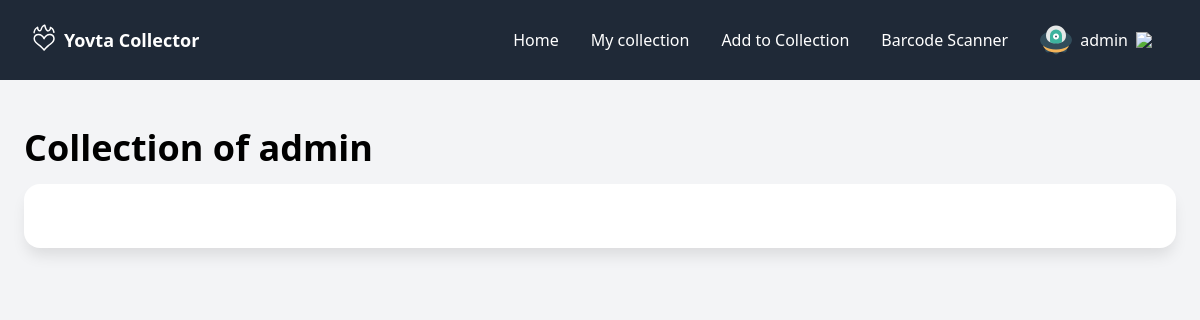
Page /collection/list (signed in) on the earlier database version.
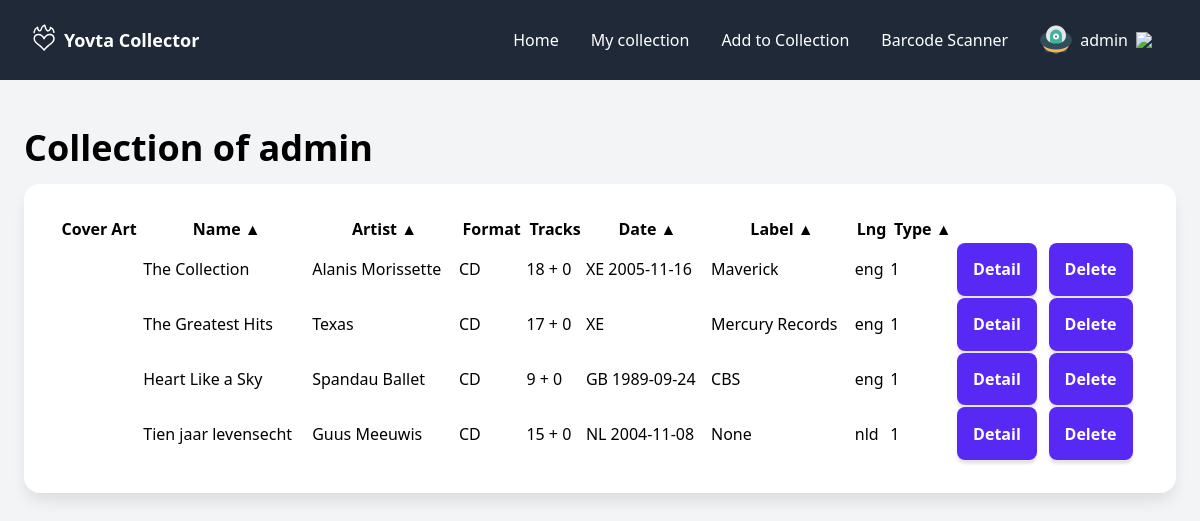
Same page on the later database version.
### a_collections/models.py (models this page shows, shortened)
class Collection(models.Model):
    class Condition(models.IntegerChoices):
        ORIGINAL = 1
        COPY = 2
        WANT = 3
        MAYBE = 4
    id = models.UUIDField(
        primary_key=True, default=uuid.uuid4, editable=False, max_length=100
    )
    user = models.ForeignKey(
        settings.AUTH_USER_MODEL,
        on_delete=models.CASCADE,
        null=True,
        related_name="collections",
    )
    release = models.ForeignKey(Release, on_delete=models.SET_NULL, null=True)
    condition  = models.IntegerField(choices=Condition.choices, default=1)
    date_added = models.DateField(null=True, blank=True)
    description = models.TextField()
    purchase_date = models.DateField(null=True, blank=True)
    purchase_price = models.DecimalField(max_digits=8, decimal_places=2, null=True, blank=True)
    def __str__(self):
        return f"{self.id} | {self.user} | {self.condition} | {self.release.name} | {self.release.artist.name}"

class Release(models.Model):
    class Type(models.IntegerChoices):
        CD = 1
        SACD = 2
        DVD = 3
        BLUE_RAY = 4
        CD_SINGLE = 5
        OTHER = 6
    id = models.UUIDField(
        primary_key=True, default=uuid.uuid4, editable=False, max_length=100
    )
    musicbrainz_id = models.CharField(unique=True, blank=True, null=True, max_length=255)
    name = models.CharField(max_length=255)
    type  = models.IntegerField(choices=Type.choices, default=1)
    catalog_number = models.CharField(max_length=20, null=True, blank=True)
    barcode = models.CharField(max_length=20, null=True, blank=True)
    language = models.CharField(max_length=20, null=True, blank=True)
    status = models.CharField(max_length=20, null=True, blank=True)
    date = models.CharField(max_length=20, null=True, blank=True)
    format = models.CharField(max_length=20, null=True, blank=True)
    cd_tracks = models.IntegerField()
    dvd_tracks = models.IntegerField()
    record_label = models.ForeignKey(Record_Label, on_delete=models.SET_NULL, null=True, blank=True, related_name="record_labels")
    release_year = models.IntegerField(null=True, blank=True)
    artist = models.ForeignKey(Artist, on_delete=models.SET_NULL, null=True, related_name="artists")

class Artist(models.Model):
    id = models.UUIDField(
        primary_key=True, default=uuid.uuid4, editable=False, max_length=100
    )
    musicbrainz_id = models.CharField(unique=True, blank=True, null=True, max_length=255)
    name = models.CharField(max_length=255)
    type = models.CharField(max_length=10)
    ext_score = models.IntegerField(null=True)
    created = models.DateTimeField(auto_now_add=True)
    def __str__(self):
        return self.name

class Record_Label(models.Model):
    id = models.UUIDField(
        primary_key=True, default=uuid.uuid4, editable=False, max_length=100
    )
    name = models.CharField(max_length=255)
    musicbrainz_id = models.CharField(unique=True, blank=True, null=True, max_length=255)
    def __str__(self):
        return self.name

### a_collections/views.py (the view)
# urls.py: path('collection/list', collection_list_view, name='collection-list'),
@login_required
def collection_list_view(request, tag=None):
    user=request.user
    results = Collection.objects.filter(user=user)
    sort_param = request.GET.get('sort')
    if sort_param == 'name':
        results = results.order_by('release__name')
    elif sort_param == 'artist':
        results = results.order_by('release__artist__name')
    elif sort_param == 'date':
        results = results.order_by('release__date')
    elif sort_param == 'label':
        results = results.order_by('release__record_label__name')
    elif sort_param == 'type':
        results = results.order_by('release__type')
    print(f"Collection of user {user}")
    print(f"{results}")
    context = {
        'results' : results,
    }
    return render(request, "a_collections/collection_list.html", context)

### a_users/models.py (called while the page is built)
    @property
    def avatar(self):
        try:
            avatar = self.image.url
        except:
            avatar = static('images/avatar_default.svg')
        return avatar

    @property
    def name(self):
        if self.realname:
            name = self.realname
            print(f"realname: {name}")
        else:
            name = self.user.username
        return name

### templates/a_collections/collection_list.html (shortened to what this page needs)
{% extends 'layouts/d.html' %}
{% load static %}
{% block content %}
<h1>Collection of {{request.user}}</h1>
<div class="card !p-8">
    {% if results %}
    <table>
        <thead>
          <tr>
            <th>Cover Art</th>
            <th>Name <a href="?sort=name">▲</a></th>
            <th>Artist <a href="?sort=artist">▲</a></th>
            <th>Format</th>
            <th>Tracks</th>
            <th>Date <a href="?sort=date">▲</a></th>
            <th>Label <a href="?sort=label">▲</a></th>
            <th>Lng</th>
            <th>Type <a href="?sort=type">▲</a></th>
          </tr>
        </thead>
        <tbody>
          {% for result in results %}
          <tr>
            <td>
            </td>
            <td>{{ result.release.name }}</td>
            <td>{{ result.release.artist }}</td>
            <td>{{ result.release.format }}</td>
            <td>{{ result.release.cd_tracks }} + {{ result.release.dvd_tracks }}</td>
            <td>{{ result.release.date }}</td>
            <td>{{ result.release.record_label }}</td>
            <td>{{ result.release.language }}</td>
            <td>{{ result.release.type }}</td>
            <td>
                <a href="{% url 'collection-page' pk=result.id %}">
                    <button type="button">Detail</button>
                </a>
            </td>
            <td>
                <form method="POST" action="{% url 'collection-delete' pk=result.id %}">
                    <button type="submit">Delete</button>
                </form>
            </td>
          </tr>
          {% endfor %}
        </tbody>
      </table>
    {% endif %}
</div>
{% endblock %}

Differences in the rows shown:
added Collection: release.name "The Collection", release.artist "Alanis Morissette", release.format "CD", release.cd_tracks "18", release.dvd_tracks "0", release "XE 2005-11-16", release.record_label "Maverick", release.language "eng", release.type "1"
added Collection: release.name "The Greatest Hits", release.artist "Texas", release.format "CD", release.cd_tracks "17", release.dvd_tracks "0", release "XE", release.record_label "Mercury Records", release.language "eng", release.type "1"
added Collection: release.name "Heart Like a Sky", release.artist "Spandau Ballet", release.format "CD", release.cd_tracks "9", release.dvd_tracks "0", release "GB 1989-09-24", release.record_label "CBS", release.language "eng", release.type "1"
added Collection: release.name "Tien jaar levensecht", release.artist "Guus Meeuwis", release.format "CD", release.cd_tracks "15", release.dvd_tracks "0", release "NL 2004-11-08", release.record_label "None", release.language "nld", release.type "1"
Other differences:
text now shown: "Cover Art Name ▲ Artist ▲ Format Tracks Date ▲ Label ▲ Lng Type ▲"
